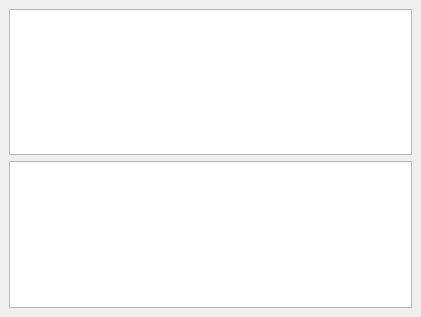
<ui version="4.0" >
 <class>SvnCommitLogInputDlg</class>
 <widget class="QWidget" name="SvnCommitLogInputDlg" >
  <property name="geometry" >
   <rect>
    <x>0</x>
    <y>0</y>
    <width>421</width>
    <height>317</height>
   </rect>
  </property>
  <property name="windowTitle" >
   <string/>
  </property>
  <layout class="QGridLayout" >
   <property name="leftMargin" >
    <number>9</number>
   </property>
   <property name="topMargin" >
    <number>9</number>
   </property>
   <property name="rightMargin" >
    <number>9</number>
   </property>
   <property name="bottomMargin" >
    <number>9</number>
   </property>
   <property name="horizontalSpacing" >
    <number>6</number>
   </property>
   <property name="verticalSpacing" >
    <number>6</number>
   </property>
   <item row="1" column="0" >
    <widget class="QListWidget" name="listWidget" />
   </item>
   <item row="0" column="0" >
    <widget class="KTextEdit" name="messageBox" />
   </item>
  </layout>
 </widget>
 <customwidgets>
  <customwidget>
   <class>KTextEdit</class>
   <extends>QTextEdit</extends>
   <header>ktextedit.h</header>
  </customwidget>
 </customwidgets>
 <resources/>
 <connections/>
</ui>
